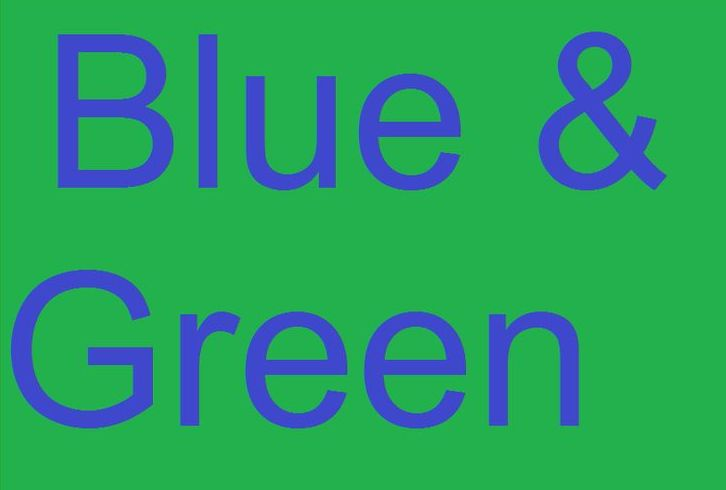
#> input picture notebooks/blue_green.jpg, 726 x 490 px
$ jupyter execute rgb.ipynb
#> lines starting #> are read from the running program, lines starting #| are printed output that depends on the picture
[cell 1]
import numpy as np
from PIL import Image
import matplotlib.pyplot as plt

[cell 2]
img = Image.open('blue_green.jpg')
#> img is the input picture: PIL image 726x490 RGB; mean R, G, B 39.6, 159.3, 98.4
img_arr = np.array(img)

def rgb2gray(rgb):
    # :3 to ignore alpha channel (if exists)
    return np.dot(rgb[...,:3], [0.2989, 0.5870, 0.1140])

naive_gray = np.dot(img_arr[...,:3], np.array([1, 1, 1]) / 3).astype(np.uint8) # np.dot collapses a dimension
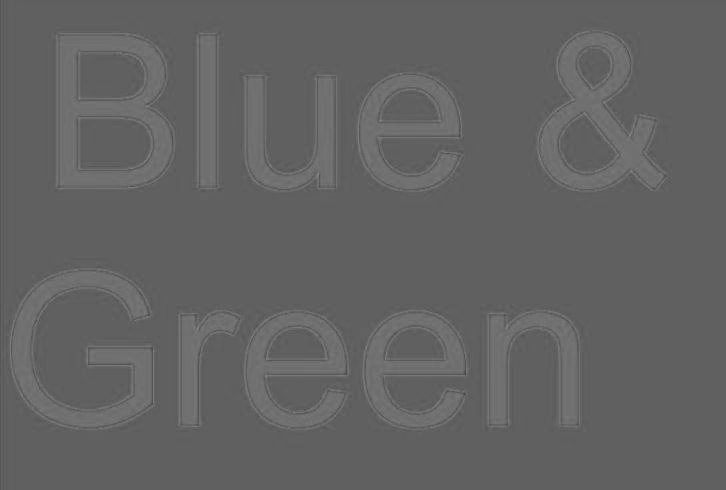
#> naive_gray: shape (490, 726); min 69, max 133, mean 98.7
# grayscale = 0.299*img_arr[...,0] + 0.587*img_arr[..., 1] + 0.114*img_arr[...,2]
grayscale = rgb2gray(img_arr)
#> in rgb2gray, `return np.dot(rgb[...,:3], [0.2989, 0.5870, 0.1140])`:
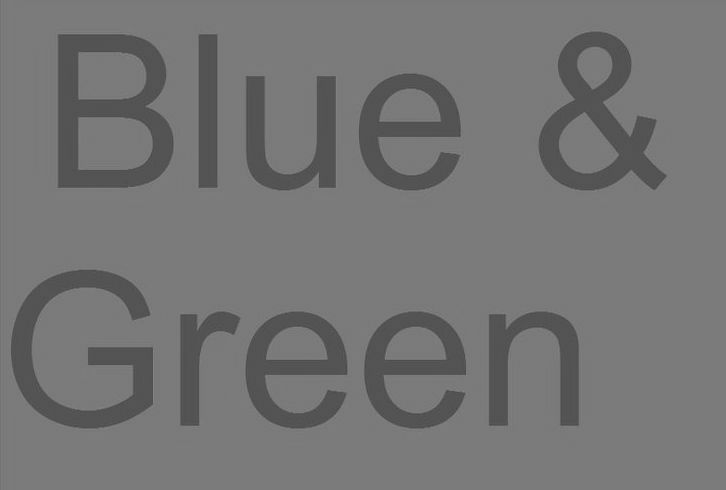
#> returned value: shape (490, 726) float64; min 69.09, max 139.1, mean 116.5

fig, ax = plt.subplots(1, 3, figsize=(15, 5))

ax[0].imshow(img_arr)
ax[0].set_title("Original")

ax[1].imshow(naive_gray, cmap='gray', vmin=0, vmax=255, interpolation='nearest')
ax[1].set_title("Naive Gray")

ax[2].imshow(grayscale, cmap='gray', vmin=0, vmax=255, interpolation='nearest')
ax[2].set_title("Lum. Gray")
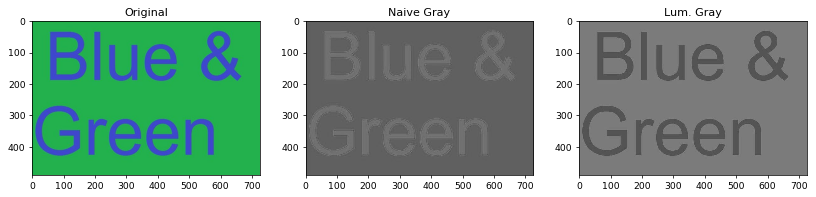
#> figure drawn by matplotlib, 3 panels

$ run again, with notebooks/blue_red.png saved as notebooks/blue_green.jpg
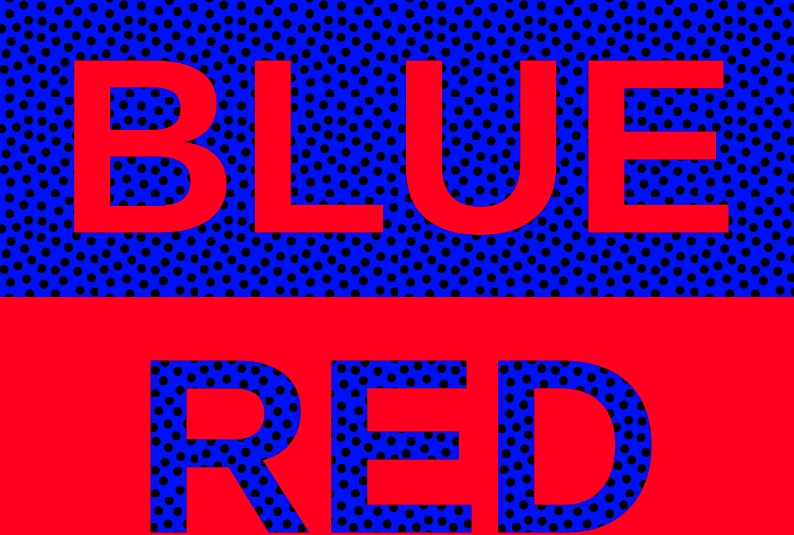
#> input picture notebooks/blue_red.png, 794 x 535 px
#> img is the input picture: PIL image 794x535 RGB; mean R, G, B 119.3, 7.1, 109.4
#> in rgb2gray, `return np.dot(rgb[...,:3], [0.2989, 0.5870, 0.1140])`:
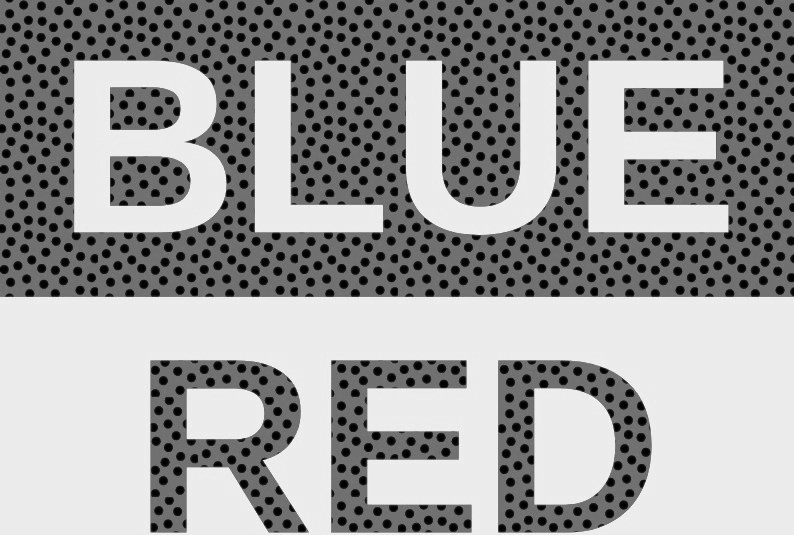
#> returned value: shape (535, 794) float64; min 0, max 86.18, mean 52.3; drawn with min black and max white
#> `[cell 2] img = Image.open('blue_green.jpg') img_arr = np.array(img)  d..`:
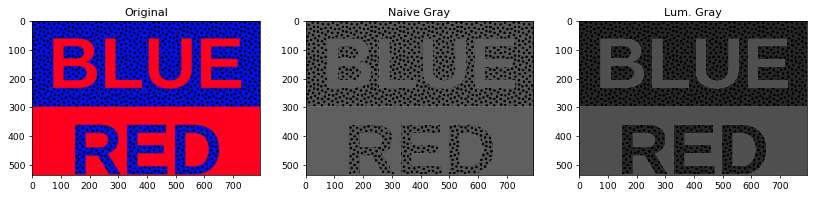
#> figure drawn by matplotlib, 3 panels
